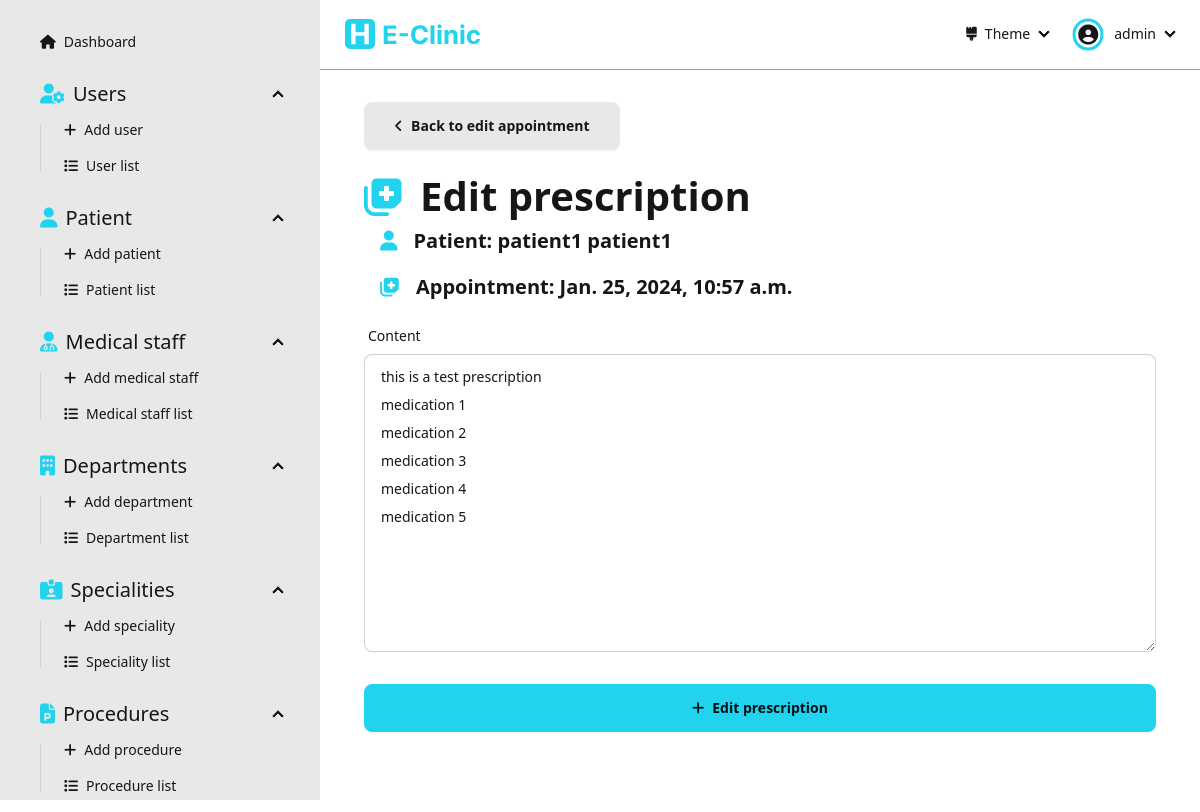
/dashboard/prescriptions/patient/9e5b7c59e1f0437e9e021f9eddd0f01d/edit/ (signed in), run on the app's committed database.
### Dashboard/models.py (models this page shows, shortened)
class Patient(models.Model):
  id = models.UUIDField(primary_key=True, default=uuid.uuid4, editable=False)
  firstName = models.CharField(max_length=256, null=False)
  lastName = models.CharField(max_length=256, null=False)
  dateOfBirth = models.DateField(null=False)
  address = models.CharField(max_length=256, null=False)
  phoneNumber = models.CharField(max_length=20, null=False, unique=True, validators=[RegexValidator(r'^(00213|\+213|0)(5|6|7)\d{8}$')])
  email = models.CharField(max_length=254, null=False, unique=True, validators=[EmailValidator()])
  gender = models.CharField(max_length=10, choices=Genders.choices, null=False)
  createdAt = models.DateTimeField(auto_now_add=True)
  updatedAt = models.DateTimeField(auto_now=True)

class Appointment(models.Model):
  id = models.UUIDField(primary_key=True, default=uuid.uuid4, editable=False)
  patient = models.ForeignKey('Patient', on_delete=models.CASCADE)
  timestamp = models.DateTimeField(null=False)
  state = models.CharField(max_length=15, choices=AppointmentState.choices, default=AppointmentState.SCHEDULED, blank=True)
  createdAt = models.DateTimeField(auto_now_add=True)
  updatedAt = models.DateTimeField(auto_now=True)

class Prescription(models.Model):
  id = models.UUIDField(primary_key=True, default=uuid.uuid4, editable=False)
  appointment = models.ForeignKey('Appointment', on_delete=models.CASCADE)
  content = models.TextField()

### Dashboard/views/prescription.py (the view, shortened to what this page needs)
# urls.py: path('dashboard/prescriptions/patient/<str:prescriptionId>/edit/', prescription.editPrescription, name='edit-prescription'),
@login_required(login_url='sign-in')
def editPrescription(request: HttpRequest, prescriptionId: str):
  prescription = get_object_or_404(Prescription, id=prescriptionId)
  appointment = get_object_or_404(Appointment, id=prescription.appointment.id)
  patient = get_object_or_404(Patient, id=appointment.patient.id)
  form = PrescriptionForm(instance=prescription, initial={'patient': patient})
  context = { 'form': form, 'patient': patient, 'appointment': appointment }
  return render(request, 'pages/prescription/edit-prescription.html', context=context)

### Dashboard/forms.py
class PrescriptionForm(forms.ModelForm):
  class Meta:
    model = Prescription
    fields = '__all__'

### Dashboard/templates/pages/prescription/edit-prescription.html (shortened to what this page needs)
{% extends "layouts/dashboard.html" %}
{% load static %}
{% load widget_tweaks %}
{% block dashboard_content %}
  <div class="flex flex-1 flex-col items-center pb-[5rem]">
    <form class="flex flex-1 flex-col w-[90%] max-w-[50rem]" action="" method="post">
      <div class="flex mb-[1rem]">
        <a class="btn btn-wide" href="{% url "edit-appointment" appointmentId=appointment.id %}"><i class="fas fa-angle-left"></i>Back to edit appointment</a>
      </div>
      <div class="text-[30pt] font-bold"><i class="fas fa-notes-medical text-primary mr-[1rem]"></i>Edit prescription</div>
      <div class="text-[15pt] font-semibold ml-[1rem] mb-[1rem]"><i class="fas fa-user text-primary mr-[1rem]"></i>Patient: {{patient.firstName}} {{patient.lastName}}</div>
      <div class="text-[15pt] font-semibold ml-[1rem] mb-[1rem]"><i class="fas fa-notes-medical text-primary mr-[1rem]"></i>Appointment: {{appointment.timestamp}}</div>
      <label class="form-control w-full">
        <div class="label">
          <span class="label-text">Content</span>
        </div>
        {% render_field form.content placeholder="Content" class+="textarea textarea-bordered w-full" %}
      </label>
      <button class="btn btn-primary mt-[2rem]"><i class="fas fa-plus"></i>Edit prescription</button>
    </form>
  </div>
{% endblock dashboard_content %}

### Dashboard/templates/components/navbar-dashboard.html (shortened to what this page needs)
{% load static %}
<div class="navbar bg-base-100 border-b-primary border-b-[1px] mb-[2rem] sticky top-0 z-40">
  <div class="flex-1">
    <a class="btn btn-ghost hidden md:flex" href="/dashboard">
      <img class="h-full py-[0.5rem]" src="{% static "assets/e-clinic-logo-name.svg" %}" alt="e-clinic logo">
    </a>
  </div>
  <div class="flex-none">
    <ul class="menu menu-horizontal px-1">
      <li>
        <details>
          <summary>
            <i class="fas fa-brush"></i> Theme
          </summary>
        </details>
      </li>
      <li>
        <details>
          <summary>
            <div class="rounded-full mr-[0.5rem] ring ring-primary ring-offset-base-100 ring-offset-[0.15rem] flex justify-center items-center pt-[0.05rem]">
              <i class="fas fa-user-circle text-[15pt]"></i>
            </div>
            {{user}}
          </summary>
        </details>
      </li>
    </ul>
  </div>
</div>

### data on the page
Patient: firstName "patient1", lastName "patient1"
Appointment: timestamp "Jan. 25, 2024, 10:57 a.m."
Prescription: content "this is a test prescription medication 1 medication 2 medication 3 medication 4 medication 5"

### other printed values
{{ user }} "admin"
